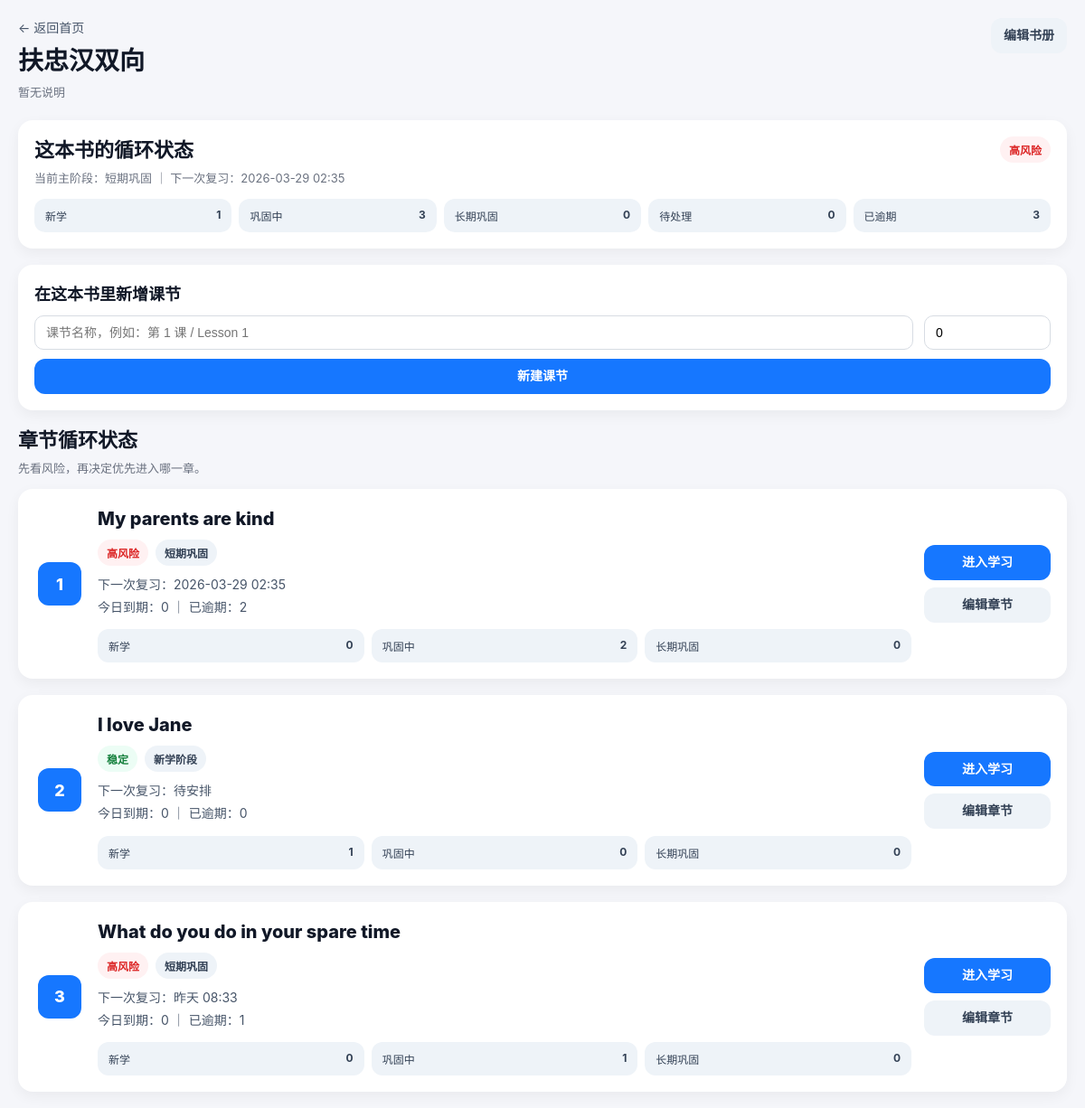
/book/1/ (signed in), run on the app's committed database.
### app/train/models.py (models this page shows, shortened)
class Book(models.Model):
    owner = models.ForeignKey(User, on_delete=models.CASCADE)
    title = models.CharField(max_length=200)
    description = models.TextField(blank=True)

class Lesson(models.Model):
    book = models.ForeignKey(Book, on_delete=models.CASCADE)
    title = models.CharField(max_length=200)
    order = models.IntegerField(default=0)
    class Meta:
        ordering = ["order", "id"]

### app/train/views/book_views.py (the view, shortened to what this page needs)
# urls.py: path("book/<int:book_id>/", book_detail, name="book-detail"),
@login_required
def book_detail(request, book_id):
    book = get_object_or_404(
        Book,
        id=book_id,
        owner=request.user
    )
    lessons = Lesson.objects.filter(book=book).order_by("order", "id")
    lesson_cycle_summary = get_book_lessons_cycle_summary(request.user, book)
    book_cycle_summary_list = get_dashboard_books_cycle_summary(request.user, [book])
    book_cycle_summary = book_cycle_summary_list[0] if book_cycle_summary_list else {
        "book": book,
        "new_count": 0,
        "short_count": 0,
        "long_count": 0,
        "today_due_count": 0,
        "overdue_count": 0,
        "main_stage": "尚未开始",
        "next_review_text": "待安排",
        "risk_level": "稳定",
    }
    return render(request, "train/book_detail.html", {
        "book": book,
        "lessons": lessons,
        "lesson_cycle_summary": lesson_cycle_summary,
        "book_cycle_summary": book_cycle_summary,
    })

### app/train/views/train_views.py (called while the page is built)
def _next_review_text(next_review_at):
    if not next_review_at:
        return "待安排"
    local_dt = timezone.localtime(next_review_at)
    now = timezone.localtime(timezone.now())
    day_diff = (local_dt.date() - now.date()).days
    if day_diff == 0:
        return f"今天 {local_dt.strftime('%H:%M')}"
    if day_diff == 1:
        return f"明天 {local_dt.strftime('%H:%M')}"
    if day_diff == -1:
        return f"昨天 {local_dt.strftime('%H:%M')}"
    return local_dt.strftime("%Y-%m-%d %H:%M")

### app/train/templates/train/book_detail.html (shortened to what this page needs)
<!DOCTYPE html>
<html lang="zh-CN">
<head>
</head>
<body>
    <div class="topbar">
        <div class="topbar-left">
            <a href="/" class="back-btn">← 返回首页</a>
            <div class="page-title-wrap">
                <div class="page-title">{{ book.title }}</div>
                <div class="page-subtitle">{{ book.description|default:"暂无说明" }}</div>
            </div>
        </div>
        <div class="topbar-actions">
            <a href="/book/{{ book.id }}/edit/?next=/book/{{ book.id }}/" class="top-action-btn">
                编辑书册
            </a>
        </div>
    </div>
    <div class="book-overview-card">
        <div class="book-overview-top">
            <div>
                <div class="book-overview-title">这本书的循环状态</div>
                <div class="book-overview-sub">
                    当前主阶段：{{ book_cycle_summary.main_stage }} ｜ 下一次复习：{{ book_cycle_summary.next_review_text }}
                </div>
            </div>
            {% if book_cycle_summary.risk_level == "高风险" %}
                <div class="book-overview-risk high">高风险</div>
            {% elif book_cycle_summary.risk_level == "中风险" %}
                <div class="book-overview-risk mid">今日到期</div>
            {% else %}
                <div class="book-overview-risk low">稳定</div>
            {% endif %}
        </div>
        <div class="book-overview-grid">
            <div class="book-overview-pill">
                <span>新学</span>
                <strong>{{ book_cycle_summary.new_count }}</strong>
            </div>
            <div class="book-overview-pill">
                <span>巩固中</span>
                <strong>{{ book_cycle_summary.short_count }}</strong>
            </div>
            <div class="book-overview-pill">
                <span>长期巩固</span>
                <strong>{{ book_cycle_summary.long_count }}</strong>
            </div>
            <div class="book-overview-pill">
                <span>待处理</span>
                <strong>{{ book_cycle_summary.today_due_count }}</strong>
            </div>
            <div class="book-overview-pill">
                <span>已逾期</span>
                <strong>{{ book_cycle_summary.overdue_count }}</strong>
            </div>
        </div>
    </div>
    <div class="lesson-create-card">
        <div class="lesson-create-title">在这本书里新增课节</div>
        <form method="post" class="lesson-create-form">
            <div class="create-lesson-grid">
                <div>
                    <input
                        type="text"
                        name="title"
                        class="create-lesson-input"
                        placeholder="课节名称，例如：第 1 课 / Lesson 1"
                        required
                    >
                </div>
                <div>
                    <input
                        type="number"
                        name="order"
                        class="create-lesson-order"
                        placeholder="排序"
                        value="0"
                    >
                </div>
            </div>
            <button type="submit" class="create-lesson-submit">
                新建课节
            </button>
        </form>
    </div>
    <div class="section-header">
        <div class="section-title">章节循环状态</div>
        <div class="section-subtitle">先看风险，再决定优先进入哪一章。</div>
    </div>
    {% for item in lesson_cycle_summary %}
        <div class="lesson-card">
            <div class="lesson-main-row">
                <div class="lesson-main-left">
                    <div class="lesson-index-box">
                        {{ forloop.counter }}
                    </div>
                </div>
                <div class="lesson-main-center">
                    <div class="lesson-title">{{ item.lesson.title }}</div>
                    <div class="lesson-status-line">
                        {% if item.risk_level == "高风险" %}
                            <span class="lesson-risk high">高风险</span>
                        {% elif item.risk_level == "中风险" %}
                            <span class="lesson-risk mid">今日到期</span>
                        {% else %}
                            <span class="lesson-risk low">稳定</span>
                        {% endif %}
                        <span class="lesson-stage-chip">{{ item.main_stage }}</span>
                    </div>
                    <div class="lesson-summary-meta">
                        下一次复习：{{ item.next_review_text }}<br>
                        今日到期：{{ item.today_due_count }} ｜ 已逾期：{{ item.overdue_count }}
                    </div>
                    <div class="lesson-summary-grid">
                        <div class="lesson-summary-pill">
                            <span>新学</span>
                            <strong>{{ item.new_count }}</strong>
                        </div>
                        <div class="lesson-summary-pill">
                            <span>巩固中</span>
                            <strong>{{ item.short_count }}</strong>
                        </div>
                        <div class="lesson-summary-pill">
                            <span>长期巩固</span>
                            <strong>{{ item.long_count }}</strong>
                        </div>
                    </div>
                </div>
                <div class="lesson-main-right">
                    <a href="/lesson/{{ item.lesson.id }}/" class="lesson-study-btn">进入学习</a>
                    <a href="/lesson/{{ item.lesson.id }}/edit/?next=/book/{{ book.id }}/" class="lesson-edit-btn">编辑章节</a>
                </div>
            </div>
        </div>
    {% empty %}
        <div class="lesson-card">
            这本书还没有课节。请先新建课节。
        </div>
    {% endfor %}
</body>
</html>

### data on the page
Book: title "扶忠汉双向", description "暂无说明"
Lesson: lesson "My parents are kind", shows "高风险", main_stage "短期巩固", next_review_text "2026-03-29 02:35", today_due_count "0", overdue_count "2", new_count "0", short_count "2", long_count "0"
Lesson: lesson "I love Jane", shows "稳定", main_stage "新学阶段", next_review_text "待安排", today_due_count "0", overdue_count "0", new_count "1", short_count "0", long_count "0"
Lesson: lesson "What do you do in your spare time", shows "高风险", main_stage "短期巩固", next_review_text "昨天 08:33", today_due_count "0", overdue_count "1", new_count "0", short_count "1", long_count "0"

### other printed values
{{ book_cycle_summary.main_stage }} "短期巩固"
{{ book_cycle_summary.next_review_text }} "2026-03-29 02:35"
{{ book_cycle_summary.new_count }} "1"
{{ book_cycle_summary.short_count }} "3"
{{ book_cycle_summary.long_count }} "0"
{{ book_cycle_summary.today_due_count }} "0"
{{ book_cycle_summary.overdue_count }} "3"
